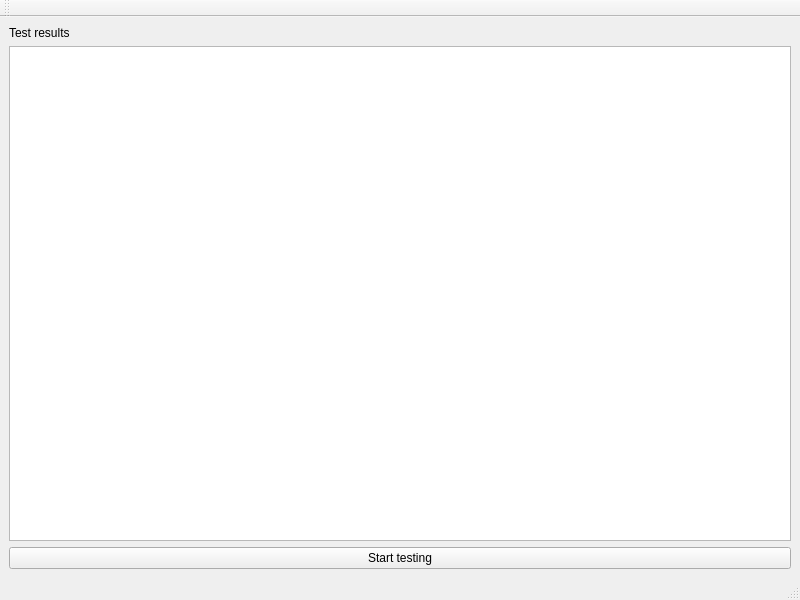
<?xml version="1.0" encoding="UTF-8"?>
<ui version="4.0">
 <class>MainWindow</class>
 <widget class="QMainWindow" name="MainWindow">
  <property name="geometry">
   <rect>
    <x>0</x>
    <y>0</y>
    <width>800</width>
    <height>600</height>
   </rect>
  </property>
  <property name="windowTitle">
   <string>MainWindow</string>
  </property>
  <widget class="QWidget" name="centralwidget">
   <layout class="QVBoxLayout" name="verticalLayout">
    <item>
     <widget class="QLabel" name="label">
      <property name="text">
       <string>Test results</string>
      </property>
      <property name="textFormat">
       <enum>Qt::PlainText</enum>
      </property>
     </widget>
    </item>
    <item>
     <widget class="QListWidget" name="listWidget"/>
    </item>
    <item>
     <widget class="QPushButton" name="pushButtonStart">
      <property name="text">
       <string>Start testing</string>
      </property>
     </widget>
    </item>
   </layout>
  </widget>
  <widget class="QMenuBar" name="menubar">
   <property name="geometry">
    <rect>
     <x>0</x>
     <y>0</y>
     <width>800</width>
     <height>22</height>
    </rect>
   </property>
  </widget>
  <widget class="QStatusBar" name="statusbar"/>
  <widget class="QToolBar" name="toolBar">
   <property name="windowTitle">
    <string>toolBar</string>
   </property>
   <attribute name="toolBarArea">
    <enum>TopToolBarArea</enum>
   </attribute>
   <attribute name="toolBarBreak">
    <bool>false</bool>
   </attribute>
  </widget>
 </widget>
 <resources/>
 <connections/>
</ui>
